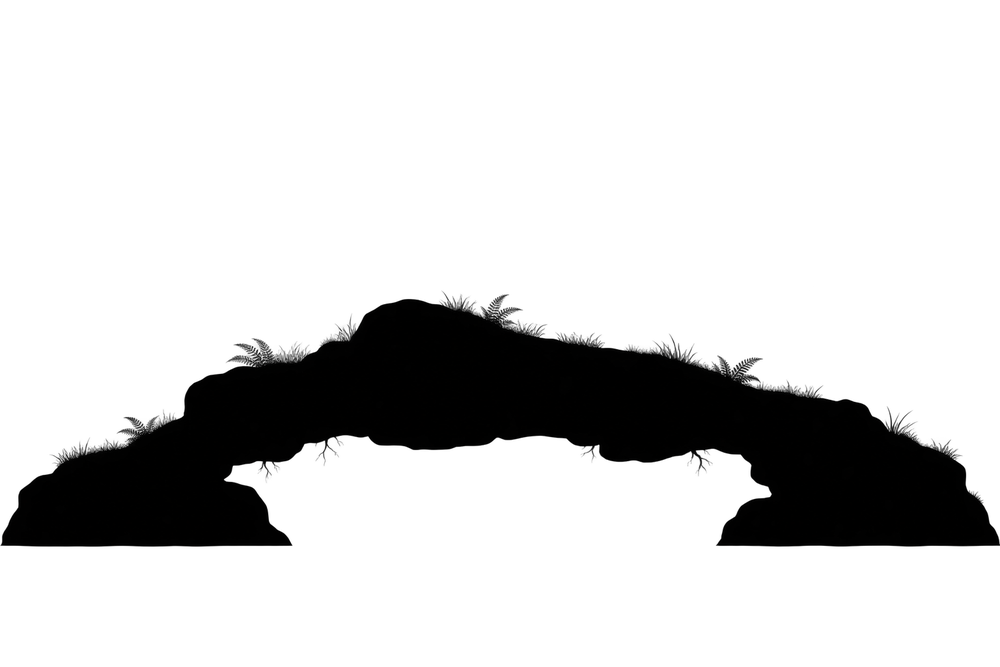
#> input picture assets/art/rock-crevice/roof-v4.png, 1000 x 667 px, shrunk from 1536 x 1024 before the run
$ python build_rock_crevice_profile.py
#> lines starting #> are read from the running program, lines starting #| are printed output that depends on the picture
"""Derive the collision contour from the authored silhouette; keep source RGBA intact."""
import json
from pathlib import Path
import numpy as np
from PIL import Image
ROOT=Path(__file__).resolve().parents[2]
source=ROOT/'assets/art/rock-crevice/roof-v4.png'
a=np.asarray(Image.open(source).convert('RGBA'))[:,:,3]
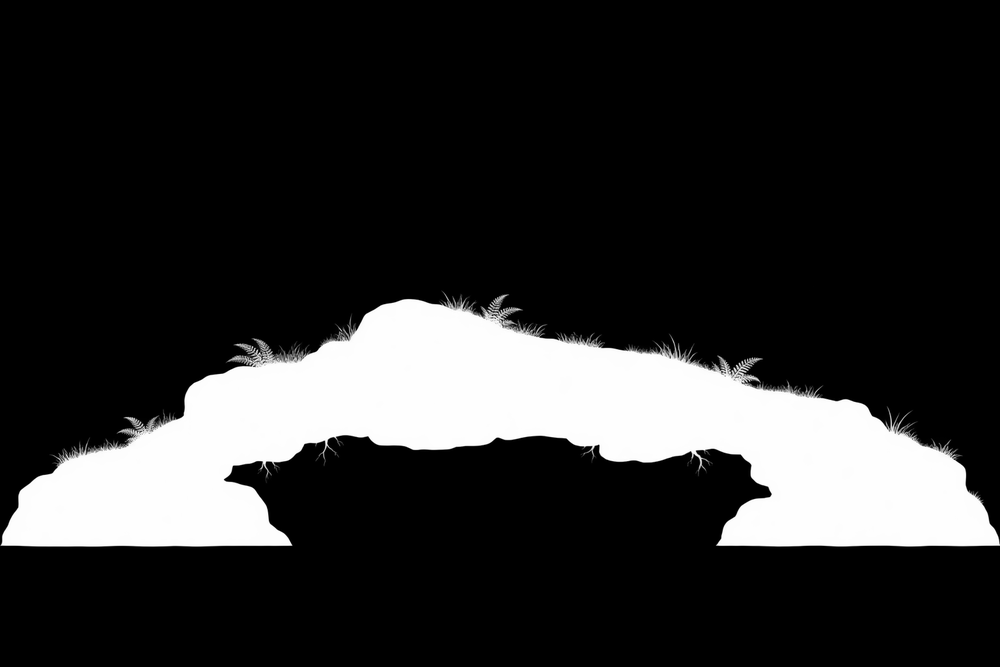
#> a: shape (667, 1000); min 0, max 255, mean 43.9
top=[];bottom=[]
for x in np.linspace(0,a.shape[1]-1,128):
    ys=np.flatnonzero(a[:,int(x)]>120)
    top.append(float(ys[0]) if len(ys) else 780.)
    # Keep the end masses extending below the shelter datum, into the earth.
    bottom.append(min(float(ys[-1]) if len(ys) else 700.,715.))
#> after the loop, bottom = 128 values, max 700 at index 0, min 434 at index 44, mean 504.8; top = 128 values, max 780 at index 0, min 295 at index 64, mean 384.8
data=dict(top=top,bottom=bottom)
#> data = 2 items
(ROOT/'scripts/chapters/rock_crevice_profile.gd').write_text('extends RefCounted\nconst DATA='+json.dumps(data,separators=(',',':'))+'\n')
(ROOT/'assets/art/rock-crevice/roof-profile.json').write_text(json.dumps(data,indent=2)+'\n')

$ run again, with assets/art/rock-crevice/roof-v2.png copied over assets/art/rock-crevice/roof-v4.png
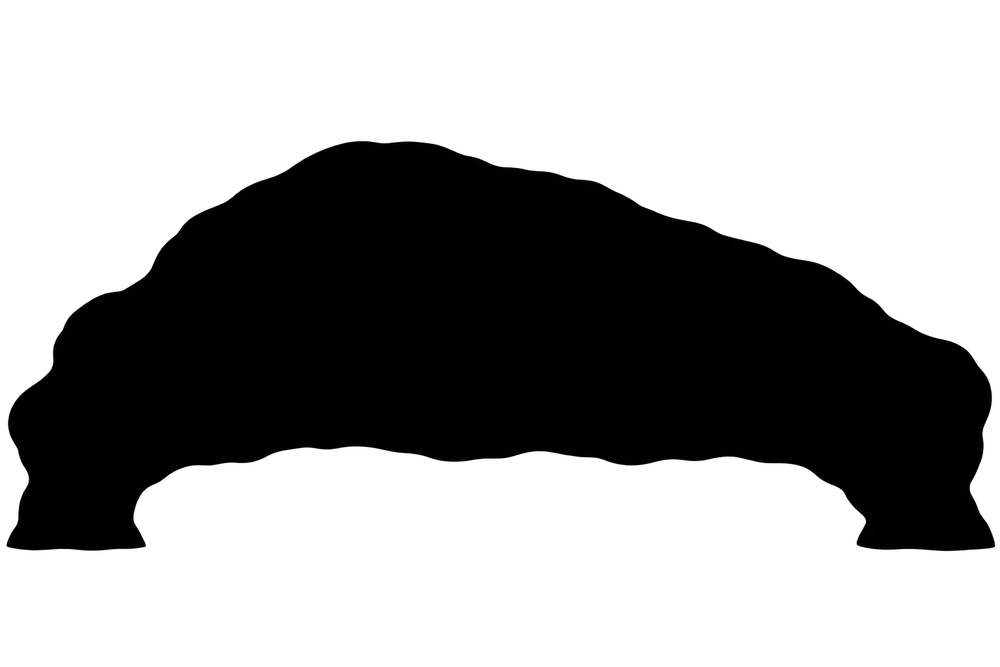
#> input picture assets/art/rock-crevice/roof-v2.png, 1000 x 667 px, shrunk from 1536 x 1024 before the run
#> `a=np.asarray(Image.open(source).convert('RGBA'))[:,:,3]`:
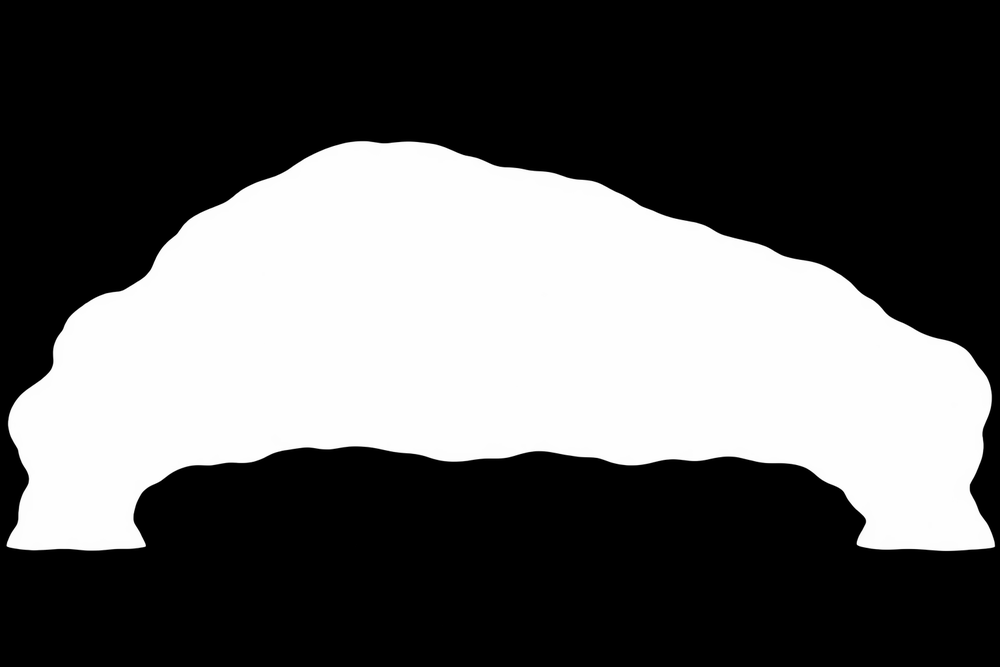
#> a: shape (667, 1000); min 0, max 255, mean 93.2
#> the loop `for x in np.linspace(0,a.shape[1]-1,128):` made 128 passes
#> ys on pass 2: [541, 542, 543, 544, 545, 546]
#> after the loop `for x in np.linspace(0,a.shape[1]-1,128):`: bottom = 128 values, max 700 at index 0, min 445 at index 45, mean 488.2; top = 128 values, max 780 at index 0, min 141 at index 46, mean 244
#> data = 2 items

$ run again, with assets/art/rock-crevice/roof-v3.png copied over assets/art/rock-crevice/roof-v4.png
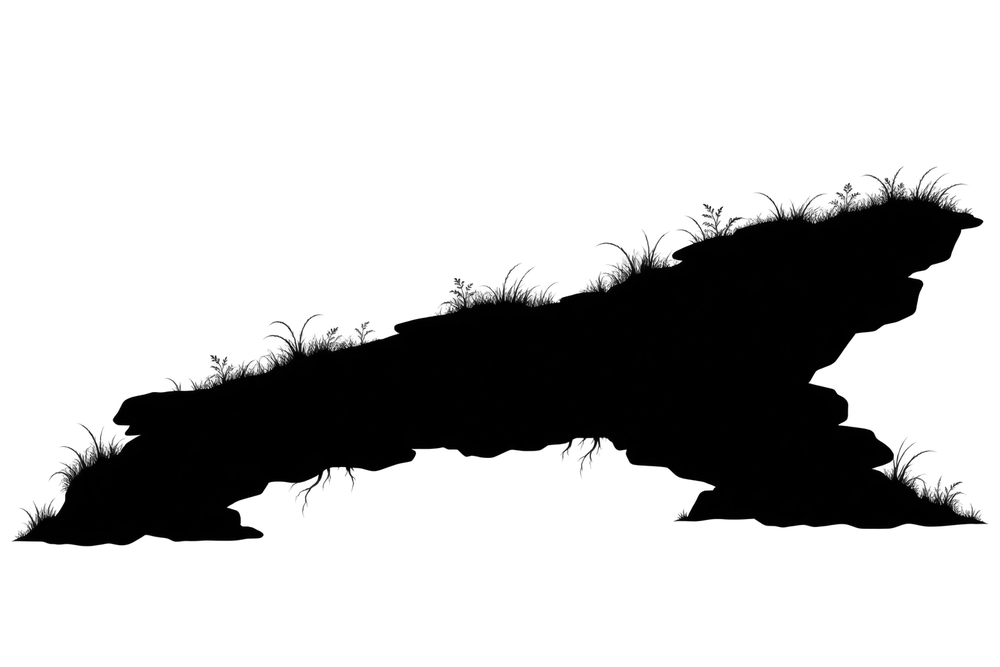
#> input picture assets/art/rock-crevice/roof-v3.png, 1000 x 667 px, shrunk from 1536 x 1024 before the run
#> `a=np.asarray(Image.open(source).convert('RGBA'))[:,:,3]`:
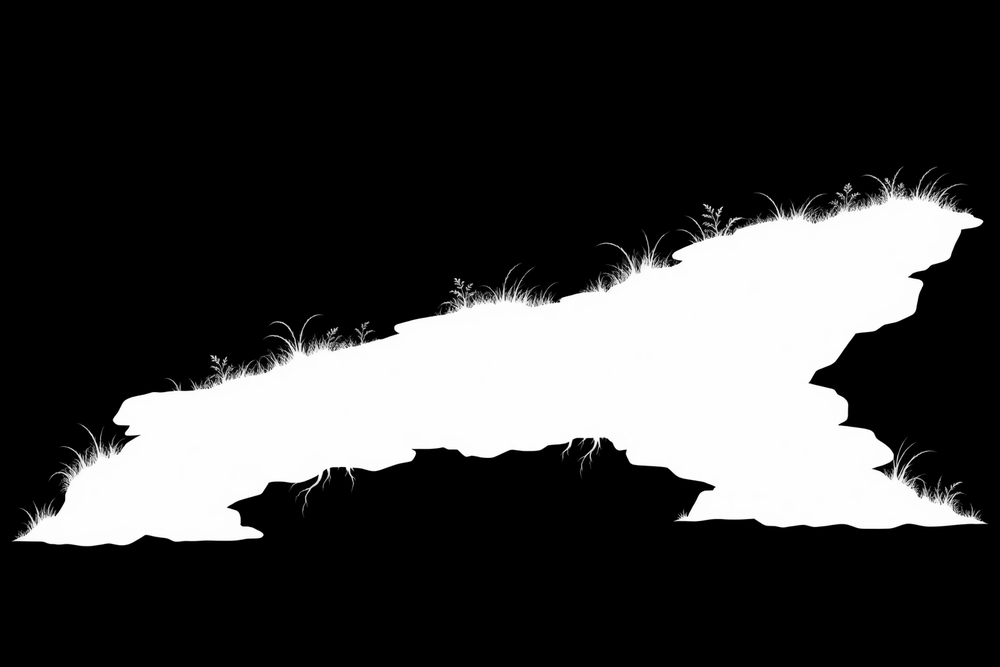
#> a: shape (667, 1000); min 0, max 255, mean 60.1
#> the loop `for x in np.linspace(0,a.shape[1]-1,128):` made 128 passes
#> ys on passes 3 to 4: [539, 540], [534, 535, 536, 537, 538, 539, 540]
#> after the loop `for x in np.linspace(0,a.shape[1]-1,128):`: bottom = 128 values, max 700 at index 0, min 437 at index 77, mean 507.5; top = 128 values, max 780 at index 0, min 171 at index 118, mean 319.3
#> data = 2 items

$ run again, with assets/art/rock-crevice/entrance-plank-v1.png copied over assets/art/rock-crevice/roof-v4.png
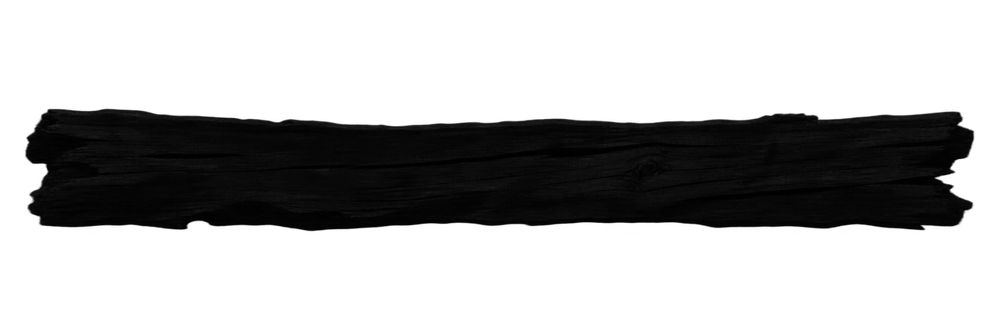
#> input picture assets/art/rock-crevice/entrance-plank-v1.png, 1000 x 333 px, shrunk from 2172 x 724 before the run
#> `a=np.asarray(Image.open(source).convert('RGBA'))[:,:,3]`:
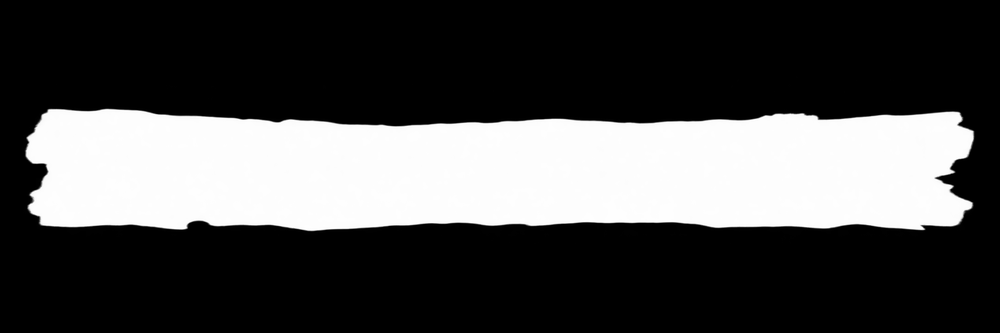
#> a: shape (333, 1000); min 0, max 255, mean 75.5
#> after the loop `for x in np.linspace(0,a.shape[1]-1,128):`: bottom = 128 values, max 700 at index 0, min 209 at index 123, mean 254.2; top = 128 values, max 780 at index 0, min 109 at index 7, mean 160
#> data = 2 items
